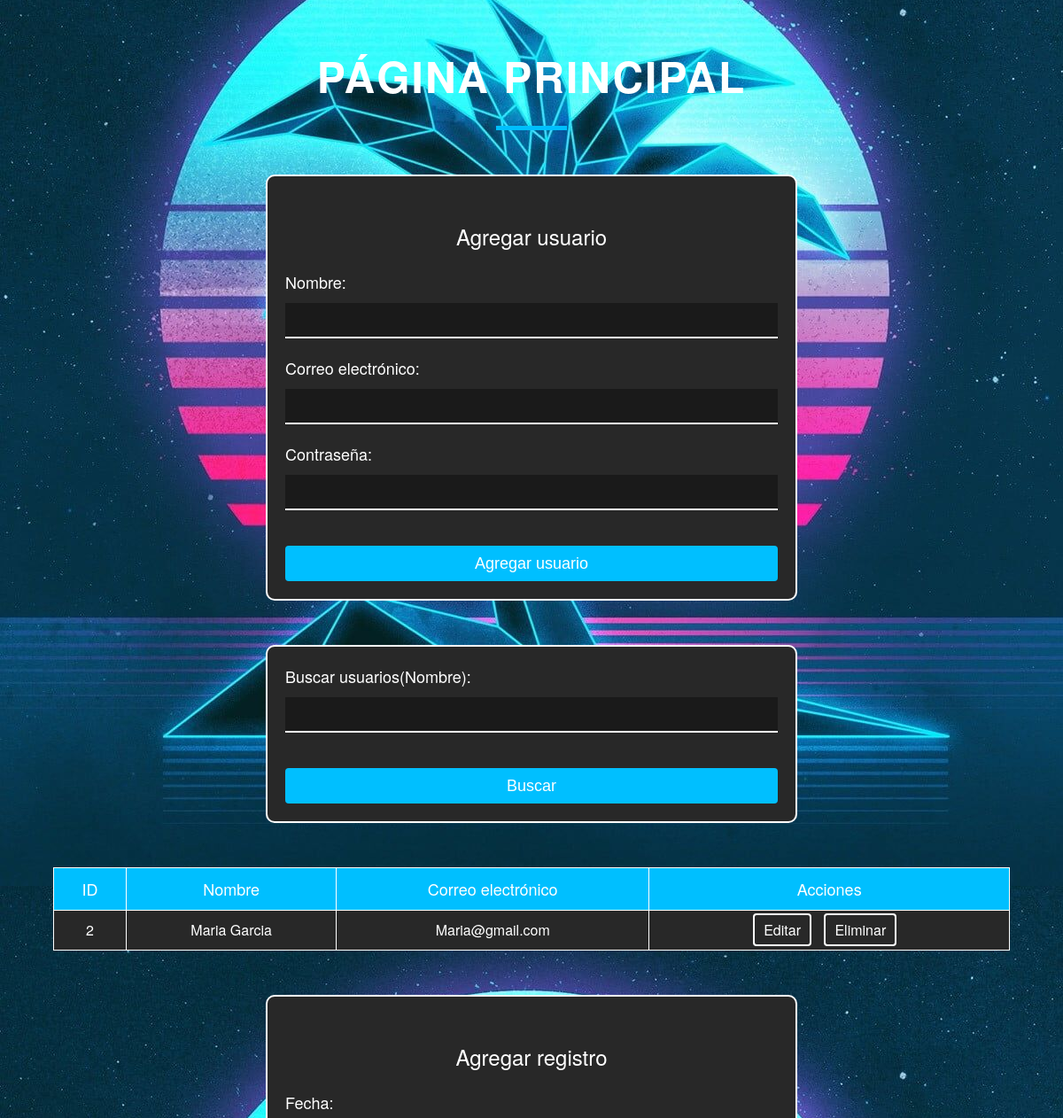
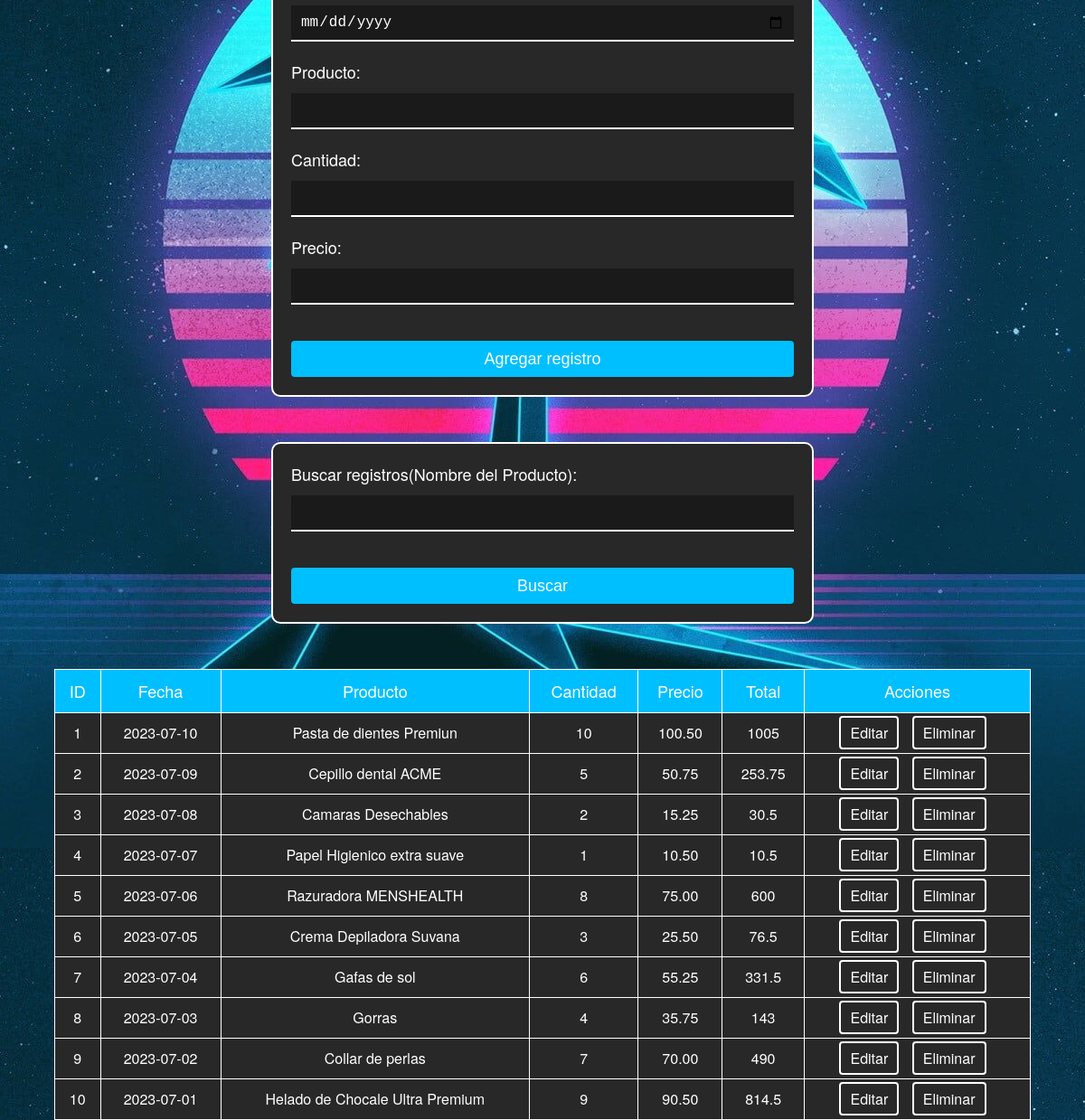
Screenshot of /principal.php?buscar=Maria Garcia (signed in) with the database file from the repository (2 pictures, top to bottom).
### tables this page shows
CREATE TABLE `usuarios` (
  `ID` int(11) NOT NULL,
  `Nombre` varchar(50) NOT NULL,
  `Email` varchar(50) NOT NULL,
  `Contraseña` varchar(50) NOT NULL
);

CREATE TABLE `registros` (
  `ID_Ventas` int(11) NOT NULL,
  `Fecha` date NOT NULL,
  `Producto` varchar(50) NOT NULL,
  `Cantidad` int(11) NOT NULL,
  `Precio` decimal(10,2) NOT NULL
);

### principal.php (the view, shortened to what this page needs)
<!DOCTYPE html>
<html>
<head>
    <link rel="stylesheet" href="Estilos_principal.css">
</head>
<body>
    <?php
    include "config.php";
    if (isset($_GET['buscar'])) {
        $busqueda = $_GET['buscar'];
        $query = "SELECT * FROM usuarios WHERE Nombre LIKE '%$busqueda%' OR Email LIKE '%$busqueda%'";
        $result = mysqli_query($conexion, $query);
    } else {
        $query = "SELECT * FROM usuarios";
        $result = mysqli_query($conexion, $query);
    }
    if (isset($_GET['buscar_registro'])) {
        $busqueda = $_GET['buscar_registro'];
        $query = "SELECT * FROM registros WHERE Fecha LIKE '%$busqueda%' OR Producto LIKE '%$busqueda%'";
        $result_registros = mysqli_query($conexion, $query);
    } else {
        $query = "SELECT * FROM registros";
        $result_registros = mysqli_query($conexion, $query);
    }
    ?>
    <h1>Página principal</h1>
    <form action="principal.php" method="POST">
        <h2>Agregar usuario</h2>
        <label for="nombre">Nombre:</label>
        <input type="text" id="nombre" name="nombre" placeholder="" required>
        <label for="correo">Correo electrónico:</label>
        <input type="text" id="correo" name="correo" placeholder="" required>
        <label for="contraseña">Contraseña:</label>
        <input type="password" id="contraseña" name="contraseña" placeholder="" required>
       <button type="submit">Agregar usuario</button>
    </form>
    <form action="principal.php" method="GET">
        <label for="buscar">Buscar usuarios(Nombre):</label>
        <input type="text"id="buscar" name="buscar" placeholder="">
        <button type="submit">Buscar</button>
    </form>
    <table>
        <thead>
            <tr>
                <th>ID</th>
                <th>Nombre</th>
                <th>Correo electrónico</th>
                <th>Acciones</th>
            </tr>
        </thead>
        <tbody>
            <?php while ($fila = mysqli_fetch_assoc($result)): ?>
                <tr>
                    <td><?= $fila['ID'] ?></td>
                    <td><?= $fila['Nombre'] ?></td>
                    <td><?= $fila['Email'] ?></td>
                    <td>
                        <a class="btn-editar" href="editar.php?id=<?= $fila['ID'] ?>">Editar</a>
                        <a class="btn-eliminar" href="principal.php?eliminar=<?= $fila['ID'] ?>" onclick="return confirm('¿Está seguro de que desea eliminar este usuario?')">Eliminar</a>
                    </td>
                </tr>
            <?php endwhile; ?>
        </tbody>
    </table>
    <form action="principal.php" method="POST">
        <h2>Agregar registro</h2>
        <label for="fecha">Fecha:</label>
        <input type="date" id="fecha" name="fecha" placeholder="" required>
        <label for="producto">Producto:</label>
        <input type="text" id="producto" name="producto" placeholder="" required>
        <label for="cantidad">Cantidad:</label>
        <input type="number" id="cantidad" name="cantidad" placeholder="" required>
        <label for="precio">Precio:</label>
        <input type="number" id="precio" name="precio" placeholder="" required>
        <button type="submit">Agregar registro</button>
    </form>
    <form action="principal.php" method="GET">
        <label for="buscar_registro">Buscar registros(Nombre del Producto):</label>
        <input type="text"id="buscar_registro" name="buscar_registro" placeholder="">
        <button type="submit">Buscar</button>
    </form>
    <table>
        <thead>
            <tr>
                <th>ID</th>
                <th>Fecha</th>
                <th>Producto</th>
                <th>Cantidad</th>
                <th>Precio</th>
                <th>Total</th>
                <th>Acciones</th>
            </tr>
        </thead>
        <tbody>
            <?php while ($fila = mysqli_fetch_assoc($result_registros)): ?>
                <tr>
                    <td><?= $fila['ID_Ventas'] ?></td>
                    <td><?= $fila['Fecha'] ?></td>
                    <td><?= $fila['Producto'] ?></td>
                    <td><?= $fila['Cantidad'] ?></td>
                    <td><?= $fila['Precio'] ?></td>
                    <td><?= $fila['Cantidad'] * $fila['Precio'] ?></td>
                    <td>
                        <a class="btn-editar" href="editar_registro.php?id=<?= $fila['ID_Ventas'] ?>">Editar</a>
                        <a class="btn-eliminar" href="principal.php?eliminar_registro=<?= $fila['ID_Ventas'] ?>" onclick="return confirm('¿Está seguro de que desea eliminar este registro?')">Eliminar</a>
                    </td>
                </tr>
            <?php endwhile; ?>
        </tbody>
    </table>
</body>
</html>

### Estilos_principal.css (style rules this page uses)
* { box-sizing: border-box; }
html, body { height: 100%; margin: 0; padding: 0; }
body { background-image: url('Img/FondoPrincipal.jpg'); background-size: cover; background-position: center; background-color: #1a1a1a; color: #fff; font-family: 'Helvetica Neue', sans-serif; font-size: 16px; line-height: 1.5; overflow-x: hidden; }
h1, h2 { color: #fff; font-weight: normal; text-align: center; }
h1 { font-size: 36px; margin: 50px 0; }
h2 { font-size: 24px; margin: 30px 0 20px; }
h1 { font-size: 48px; font-weight: bold; text-align: center; margin: 50px 0; text-transform: uppercase; letter-spacing: 2px; }
h1::after { content: ""; display: block; width: 80px; height: 5px; margin: 20px auto; background-color: #00bfff; }
form { max-width: 600px; margin: 0 auto; padding: 20px; border: 2px solid #fff; border-radius: 10px; background-color: #282828; margin-bottom: 50px; }
label { display: block; font-size: 18px; margin-bottom: 10px; }
input[type="text"], input[type="password"], input[type="number"], input[type="date"] { background-color: #1a1a1a; border: none; border-bottom: 2px solid #fff; color: #fff; font-size: 16px; height: 40px; margin-bottom: 20px; padding: 0 10px; width: 100%; }
button[type="submit"] { background-color: #00bfff; border: none; border-radius: 4px; color: #fff; cursor: pointer; font-size: 18px; height: 40px; margin-top: 20px; width: 100%; }
table { border-collapse: collapse; margin: 0 auto 50px; max-width: 100%; width: 90%; }
th, td { border: 1px solid #fff; padding: 10px; text-align: center; }
th { background-color: #00bfff; color: #fff; font-size: 18px; font-weight: normal; }
td { background-color: #282828; color: #fff; font-size: 16px; }
.btn-editar, .btn-eliminar { background-color: transparent; border: 2px solid #fff; border-radius: 4px; color: #fff; font-size: 16px; margin-right: 10px; padding: 5px 10px; text-decoration: none; transition: background-color 0.3s ease; }

### principal.php (style rules this page uses)
body { background-image: url('Img/FondoPrincipal.jpg'); background-size: cover; background-position: center; }

### rows the page displays
usuarios: ID "2", Nombre "Maria Garcia", Email "Maria@gmail.com"
registros: ID_Ventas "1", Fecha "2023-07-10", Producto "Pasta de dientes Premiun", Cantidad "10", Precio "100.50", $fila['Cantidad'] * $fila['Precio'] "1005"
registros: ID_Ventas "2", Fecha "2023-07-09", Producto "Cepillo dental ACME", Cantidad "5", Precio "50.75", $fila['Cantidad'] * $fila['Precio'] "253.75"
registros: ID_Ventas "3", Fecha "2023-07-08", Producto "Camaras Desechables", Cantidad "2", Precio "15.25", $fila['Cantidad'] * $fila['Precio'] "30.5"
registros: ID_Ventas "4", Fecha "2023-07-07", Producto "Papel Higienico extra suave", Cantidad "1", Precio "10.50", $fila['Cantidad'] * $fila['Precio'] "10.5"
registros: ID_Ventas "5", Fecha "2023-07-06", Producto "Razuradora MENSHEALTH", Cantidad "8", Precio "75.00", $fila['Cantidad'] * $fila['Precio'] "600"
registros: ID_Ventas "6", Fecha "2023-07-05", Producto "Crema Depiladora Suvana", Cantidad "3", Precio "25.50", $fila['Cantidad'] * $fila['Precio'] "76.5"
registros: ID_Ventas "7", Fecha "2023-07-04", Producto "Gafas de sol", Cantidad "6", Precio "55.25", $fila['Cantidad'] * $fila['Precio'] "331.5"
registros: ID_Ventas "8", Fecha "2023-07-03", Producto "Gorras", Cantidad "4", Precio "35.75", $fila['Cantidad'] * $fila['Precio'] "143"
registros: ID_Ventas "9", Fecha "2023-07-02", Producto "Collar de perlas", Cantidad "7", Precio "70.00", $fila['Cantidad'] * $fila['Precio'] "490"
registros: ID_Ventas "10", Fecha "2023-07-01", Producto "Helado de Chocale Ultra Premium", Cantidad "9", Precio "90.50", $fila['Cantidad'] * $fila['Precio'] "814.5"
